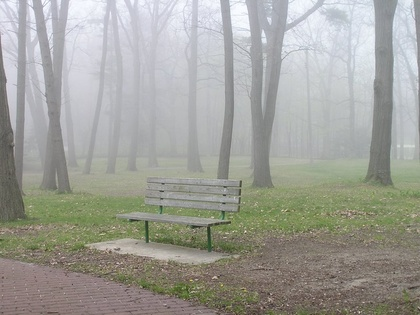
%> input picture 天空区域识别/foggy_bench.jpg, 420 x 315 px, shrunk from 800 x 600 before the run
$ octave Main_AverageGradent_sky.m   (GNU Octave 9; MATLAB toolbox functions it lacks are replaced by stand-ins)
%> lines starting %> are read from the running program, lines starting %| are printed output that depends on the picture; in (x1, y1, x2, y2) boxes, pixels count from 0 and x2, y2 are one past the last pixel; in counts of white or black regions, pixels touching at a corner belong together; the program's own positions count from 1
### 天空区域识别/w_recons_CO.m
% morphological closing reconstruction
function fobrcbr=w_recons_CO(f,se)
fe=imerode(f,se);
fobr=imreconstruct(fe,f);
fobrc=imcomplement(fobr);
fobrce=imerode(fobrc,se);
fobrcbr=imcomplement(imreconstruct(fobrce,fobrc));

### 天空区域识别/darkChannel.m
function dark=darkChannel(imRGB)
r=imRGB(:,:,1);           %分别提取图像的三个通道
g=imRGB(:,:,2);
b=imRGB(:,:,3);

[m,n]=size(r);            %获取图像的尺寸
a=zeros(m,n);             %获取一个m*n大小的0矩阵
for i=1:m                 %获取暗通道
    for j=1:n
        a(i,j)=min(r(i,j),g(i,j));
        a(i,j)=min(a(i,j),b(i,j));
    end
end

%%{d = ones(9,9);
%%fun = @(block_struct)min(min(block_struct.data))*d;
 %dark = blockproc(a, [9 9],fun);

 %dark = dark(1:m, 1:n);

dark=a;

### 天空区域识别/Main_AverageGradent_sky.m
%% 程序分享
% 西安邮电大学图像处理团队-郝浩
% 个人博客 www.aomanhao.top
% Github https://github.com/AomanHao
%--------------------------------------

clear
close all
clc
%% %%%%%%%%%%%%%%%图像%%%%%%%%%%%%%%%%%%%%%%%%%%%%%%%%%%%%%%
% I=imread('Haze.jpg');
% I=imread('tiananmen1.png');
img=imread('foggy_bench.jpg');
%> img is the input picture: size 315x420x3 uint8; mean R, G, B 159.8, 160.2, 153

if size(img,3) == 3
   I=rgb2gray(img);
else
end
I=im2double(I);
%> I: size 315x420 double
figure;imshow(I);title('(a)原始图像')
[m,n]=size(I);
%> m = 315; n = 420

% imhist(I);
% tabulate(I(:))%分布概率

%% 阈值
M=I;
M(M<=0.6)=0;
M(M>0.6)=1;
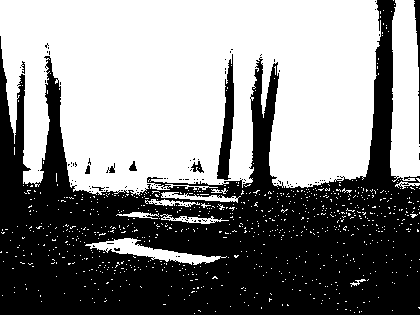
%> M: size 315x420 double; values 0 (black) and 1 (white), 53.2% white; 120 black regions (111 under 20 px), largest, box (x1, y1, x2, y2) and area: (0, 0, 420, 315) 60079, (217, 54, 234, 180) 1049, (414, 0, 420, 144) 315
figure;imshow(M);title('(阈值');
se=3; % the parameter of structuing element used for morphological reconstruction
data_M=w_recons_CO(M,strel('square',se));
%> in w_recons_CO, `fe=imerode(f,se);`: fe: size 315x420 double; values 0 (black) and 1 (white), 48.1% white; 23 white regions (18 under 20 px), largest, box (x1, y1, x2, y2) and area: (0, 0, 380, 191) 58414, (391, 0, 420, 177) 4180, (95, 239, 219, 264) 777, (187, 196, 234, 201) 77, (129, 213, 145, 217) 36
%> in w_recons_CO, `fobr=imreconstruct(fe,f);`: fobr: size 315x420 double; values 0 (black) and 1 (white), 51.9% white; 119 black regions (110 under 20 px), largest, box (x1, y1, x2, y2) and area: (0, 0, 420, 315) 61797, (217, 54, 234, 180) 1053, (414, 0, 420, 144) 315
%> in w_recons_CO, `fobrce=imerode(fobrc,se);`: fobrce: size 315x420 double; values 0 (black) and 1 (white), 44.6% white; 16 white regions (13 under 20 px), largest, box (x1, y1, x2, y2) and area: (0, 0, 420, 315) 57986, (218, 65, 233, 179) 753, (415, 0, 420, 66) 158

figure;imshow((data_M));title('去噪阈值');

%%  梯度法
T=0.02;%阈值
I_gradient=zeros(m,n);I_grad=zeros(m,n);
for i=2:m-1
    for j=2:n-1
        I_gradient(i,j)=abs(I(i+1,j)-I(i,j))+abs(I(i,j+1)-I(i,j));
        if I_gradient(i,j)<T
            I_grad(i,j)=0;
        else
            I_grad(i,j)=1;
        end
    end
end
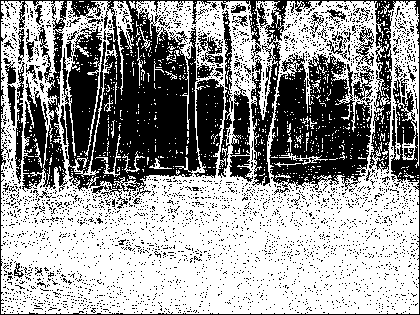
%> I_grad: size 315x420 double; values 0 (black) and 1 (white), 60.2% white; 3297 black regions (3238 under 20 px), largest, box (x1, y1, x2, y2) and area: (0, 0, 420, 315) 30492, (269, 53, 374, 191) 9287, (229, 85, 253, 182) 1271
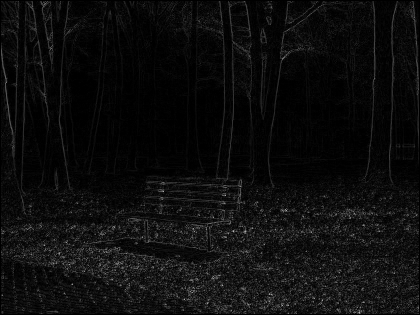
%> I_gradient: size 315x420 double; min 0, max 0.714, mean 0.053

se=3; % the parameter of structuing element used for morphological reconstruction
data=w_recons_CO(I_grad,strel('square',se));
%> in w_recons_CO (call 2), `fe=imerode(f,se);`: fe: size 315x420 double; values 0 (black) and 1 (white), 24.4% white; 640 white regions (553 under 20 px), largest, box (x1, y1, x2, y2) and area: (2, 168, 418, 313) 25268, (204, 9, 223, 39) 221, (47, 275, 79, 299) 167
%> in w_recons_CO (call 2), `fobr=imreconstruct(fe,f);`: fobr: size 315x420 double; values 0 (black) and 1 (white), 57.9% white; 3292 black regions (3233 under 20 px), largest, box (x1, y1, x2, y2) and area: (0, 0, 420, 315) 32365, (269, 53, 374, 191) 10308, (229, 85, 253, 182) 1308
%> in w_recons_CO (call 2), `fobrce=imerode(fobrc,se);`: fobrce: size 315x420 double; values 0 (black) and 1 (white), 23.4% white; 215 white regions (161 under 20 px), largest, box (x1, y1, x2, y2) and area: (94, 10, 199, 182) 10846, (271, 57, 370, 184) 8259, (69, 33, 101, 157) 2138
figure;imshow((I_gradient));title('梯度信息');
% imhist(I_gradient);
% tabulate(I_gradient(:))%分布概率
figure;imshow((I_grad));title('梯度图');
figure;imshow((data));title('去噪梯度图');
abs_DATA = abs(data-1);figure;imshow((abs_DATA));title('去噪梯度');

% data1=w_recons_CO(I_gradient,strel('square',se));
% tabulate(data1(:))
%% 加权融合
K=imadd(data_M,abs_DATA,'uint16');        %使用imadd函数进行图像融合
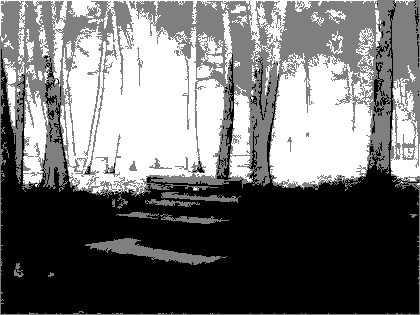
%> K: size 315x420 uint16; min 0, max 2, mean 0.887; drawn with min black and max white
figure,imshow(K,[])         %显示融合后的图


%% 融合
[c1,s1]=wavedec2(data_M,2,'sym4'); %将x1进行2维，使用‘sym4’进行变换
%> s1 = [84 110; 84 110; 161 213; 315 420]

sizec1=size(c1);
%> sizec1 = [1 139839]
for I=1:sizec1(2)
    c1(I)=1.2*c1(I); % 将分解后的值都扩大1.2倍
end
[c2,s2]=wavedec2(abs_DATA,2,'sym4');
%> s2 = [84 110; 84 110; 161 213; 315 420]
c=c1+c2;     %计算平均值
c=0.5*c;
s=s1+s2;
%> s = [168 220; 168 220; 322 426; 630 840]
s=0.5*s;
%> s = [84 110; 84 110; 161 213; 315 420]
xx=waverec2(c,s,'sym4');  %进行重构
figure;
imshow(xx),title('融合后的');


%% 天空区域识别分离


%% 去雾
imageRGB = im2double(img);
figure;imshow(imageRGB), title('原始图像');


dark=darkChannel(imageRGB);
%> in darkChannel, `b=imRGB(:,:,3);`:
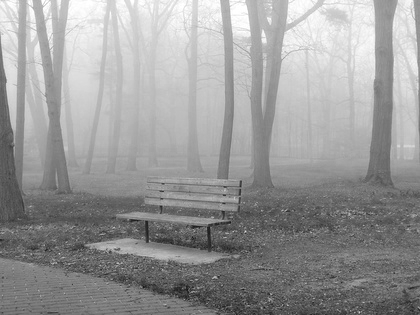
%> b: size 315x420 double; min 0.0706, max 1, mean 0.6
figure;imshow(dark);title('暗通道图像');
[m,n,~] = size(imageRGB);

%% 估计大气光值A，从暗通道中按亮度大小提取最亮的前0.1%像素。然后在原始有雾图像I中寻找对应位置上的具有最亮亮度的点的值，并以此作为A的值
imsize = m * n;
%> imsize = 132300
numpx = floor(imsize/1000);
%> numpx = 132
JDarkVec = reshape(dark,imsize,1);
ImVec = reshape(imageRGB,imsize,3);

[JdarkVec, indices] = sort(JDarkVec);
indices = indices(imsize-numpx+1:end);
%> indices = 132 values, max 94509 at index 74, min 9458 at index 110, mean 66865.3

atmSum = zeros(1,3);
for ind = 1:numpx
    atmSum = atmSum + ImVec(indices(ind),:);
end
%> this loop made 132 passes
%> atmSum on passes 1 to 12: [0.965 0.976 1], [1.93 1.95 2], [2.89 2.93 3], [3.86 3.91 4], [4.82 4.89 5], [5.79 5.87 6], [6.75 6.84 7], [7.72 7.81 8], [8.68 8.78 8.99], [9.65 9.76 9.99], [10.61 10.74 10.98], [11.58 11.71 11.98]
%> after the loop, atmSum = [128.1 129.7 131.9]
atmospheric = atmSum / numpx;
%> atmospheric = [0.971 0.982 0.999]
A = min(atmospheric); % 大气光值
%> A = 0.971

omega = 0.8;
im = zeros(size(imageRGB));

%% 求透射率t
for ind = 1:3
    im(:,:,ind) = imageRGB(:,:,ind)./atmospheric(ind);
end
dark_2=darkChannel(im);%P15页对大气光归一化以后求取暗通道
t = 1-omega*dark_2;%对透射率粗估计
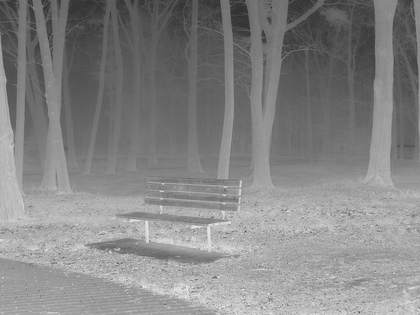
%> t: size 315x420 double; min 0.199, max 0.943, mean 0.525
figure,imshow(t), title('原始透射图');
t_d=t;
t(t<0.1)=0.1;
figure,imshow(t), title('原始透射图');

% %% 双边滤波透射图
% filter=0.9*bfltGray(t,1,3,0.1);
% t_d = filter;
% figure,imshow(t_d), title('双边滤波后透射图');

img_d = double(imageRGB);

%% 去雾图像
J(:,:,1) = (img_d(:,:,1) - (1-t_d)*A)./t_d;
J(:,:,2) = (img_d(:,:,2) - (1-t_d)*A)./t_d;
J(:,:,3) = (img_d(:,:,3) - (1-t_d)*A)./t_d;
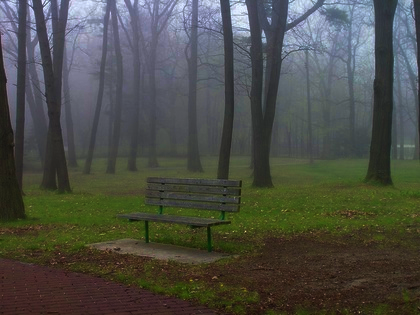
%> J: size 315x420x3 double; mean R, G, B 0.344, 0.352, 0.322; drawn with min black and max white

figure,imshow(J), title('去雾图像');
